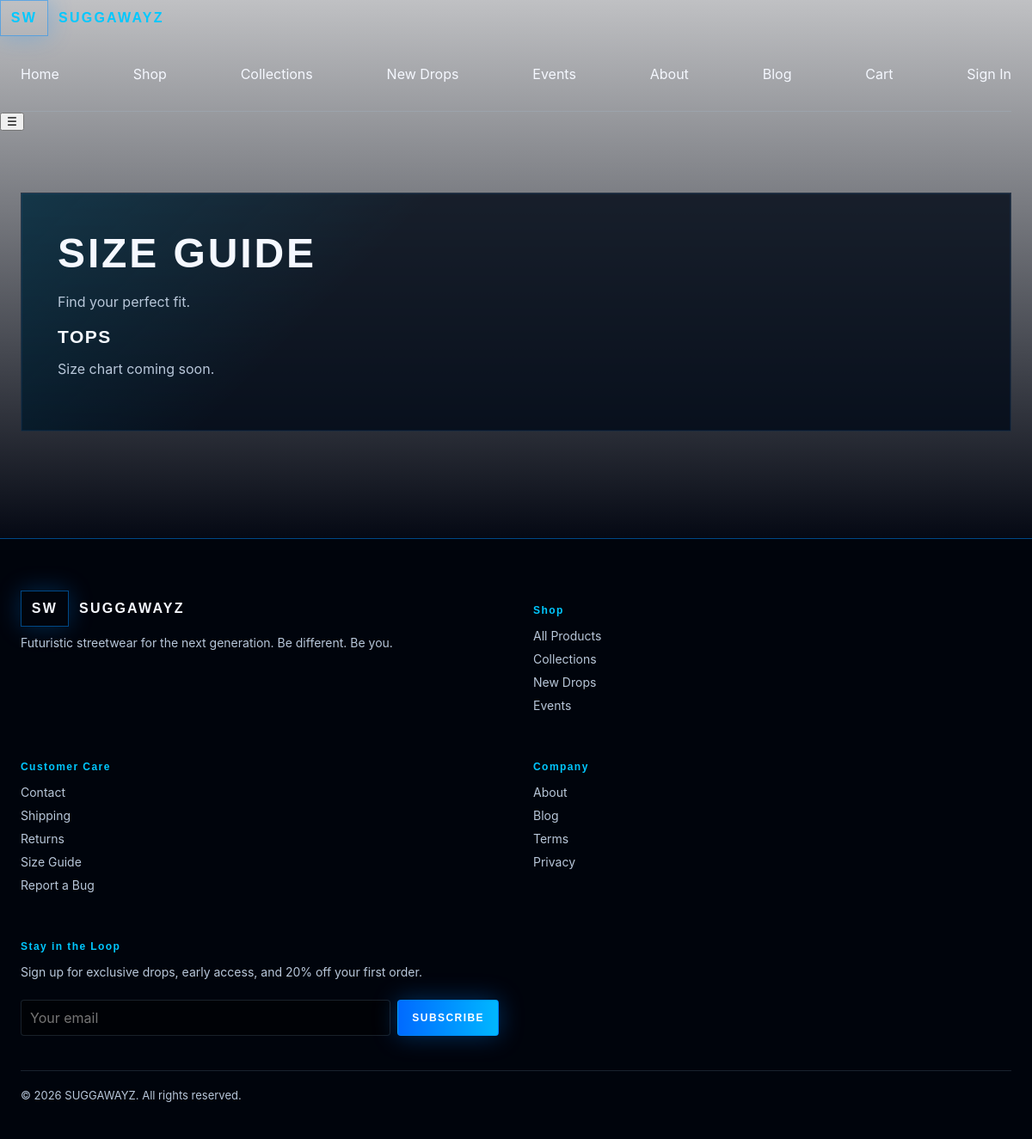
Screenshot of /?page=size-guide with the database file from the repository.
### tables this page shows
CREATE TABLE `site_settings` (
  `id` bigint unsigned NOT NULL AUTO_INCREMENT,
  `setting_key` varchar(120) NOT NULL,
  `setting_value` text,
  `created_at` timestamp NULL DEFAULT CURRENT_TIMESTAMP,
  `updated_at` timestamp NULL DEFAULT CURRENT_TIMESTAMP ON UPDATE CURRENT_TIMESTAMP,
  PRIMARY KEY (`id`),
  UNIQUE KEY `setting_key` (`setting_key`)
);

CREATE TABLE `pages` (
  `id` bigint unsigned NOT NULL AUTO_INCREMENT,
  `title` varchar(180) NOT NULL,
  `slug` varchar(200) NOT NULL,
  `content` longtext NOT NULL,
  `meta_title` varchar(180) DEFAULT NULL,
  `meta_description` varchar(255) DEFAULT NULL,
  `published` tinyint(1) NOT NULL DEFAULT '1',
  `created_at` timestamp NULL DEFAULT CURRENT_TIMESTAMP,
  `updated_at` timestamp NULL DEFAULT CURRENT_TIMESTAMP ON UPDATE CURRENT_TIMESTAMP,
  PRIMARY KEY (`id`),
  UNIQUE KEY `slug` (`slug`)
);

### public/index.php (called while the page is built, shortened)
<?php
$page = $_GET['page'] ?? 'home';
$user = current_user();
switch ($page) {
case 'size-guide':
    $page = db()->query("SELECT * FROM pages WHERE slug = 'size-guide' AND published = 1")->fetch();
    $content = render_static_page($page);
    break;
    ob_start(); ?>
    <?php $content = ob_get_clean();
}
require dirname(__DIR__) . '/app/Views/layouts/main.php';

### app/Helpers/functions.php (called while the page is built, shortened)
<?php
function config(string $key, mixed $default = null): mixed
{
    static $loaded = [];
    $parts = explode('.', $key, 2);
    $file = $parts[0];
    if (!isset($loaded[$file])) {
        $path = dirname(__DIR__, 2) . "/config/{$file}.php";
        $loaded[$file] = file_exists($path) ? require $path : [];
    }
    if (!isset($parts[1])) return $loaded[$file];
    $value = $loaded[$file];
    return $value;
}
function db(): PDO
{
    static $pdo = null;
    if ($pdo) return $pdo;
    $cfg = config('database');
    $pdo = new PDO(
        "mysql:host={$cfg['host']};port={$cfg['port']};dbname={$cfg['database']};charset={$cfg['charset']}",
        $cfg['username'],
        $cfg['password'],
        [
            PDO::ATTR_ERRMODE => PDO::ERRMODE_EXCEPTION,
            PDO::ATTR_DEFAULT_FETCH_MODE => PDO::FETCH_ASSOC,
            PDO::ATTR_EMULATE_PREPARES => false,
        ]
    );
    return $pdo;
}
function e(?string $value): string
{
    return htmlspecialchars((string)$value, ENT_QUOTES, 'UTF-8');
}
function current_user(): ?array
{
    if (empty($_SESSION['user_id'])) return null;
    $stmt = db()->prepare('SELECT * FROM users WHERE id = ? LIMIT 1');
    $stmt->execute([(int)$_SESSION['user_id']]);
    return $stmt->fetch() ?: null;
}
function site_setting(string $key, string $default = ''): string
{
    $stmt = db()->prepare('SELECT setting_value FROM site_settings WHERE setting_key = ?');
    $stmt->execute([$key]);
    $val = $stmt->fetchColumn();
    return $val !== false && $val !== null ? (string)$val : $default;
}

### app/Views/layouts/main.php (the view, shortened to what this page needs)
<?php
$footerTagline = site_setting('footer_tagline', 'Futuristic streetwear for the next generation. Be different. Be you.');
$siteIcon = site_setting('site_icon_text', 'SW');
?><!DOCTYPE html>
<html lang="en">
<head>
  <link rel="stylesheet" href="/assets/css/style.css">
</head>
<body>
  <header class="header">
    <div class="header-inner">
      <a href="/" class="brand">
        <span class="brand-mark"><?= e($siteIcon) ?></span>
        <span>SUGGAWAYZ</span>
      </a>
      <nav class="nav">
        <a href="/">Home</a>
        <a href="/?page=shop">Shop</a>
        <a href="/?page=collections">Collections</a>
        <a href="/?page=new-drops">New Drops</a>
        <a href="/?page=lookbook">Events</a>
        <a href="/?page=about">About</a>
        <a href="/?page=blog">Blog</a>
        <a href="/?page=cart" class="cart-link">Cart <?php if (cart_count() > 0): ?><span class="cart-badge"><?= e((string)cart_count()) ?></span><?php endif; ?></a>
        <?php if ($user): ?>
          <a href="/?page=<?= is_admin($user) ? 'admin' : 'account' ?>" class="nav-account"><?= e($user['full_name'] ?: $user['username']) ?></a>
          <form method="post" class="inline-form" style="margin:0"><input type="hidden" name="action" value="logout"><?= csrf_field() ?><button class="button" style="padding:4px 8px;min-height:auto;font-size:11px">Logout</button></form>
        <?php else: ?>
          <a href="/?page=login" class="nav-account">Sign In</a>
        <?php endif; ?>
      </nav>
      <button class="menu-toggle" aria-label="Menu">☰</button>
    </div>
  </header>
  <main class="main <?= $hero_class ?? '' ?>">
    <?= $content ?? '' ?>
  </main>
  <footer class="footer">
    <div class="footer-inner">
      <div class="footer-grid">
        <div class="footer-col">
          <div class="brand">
            <span class="brand-mark"><?= e($siteIcon) ?></span>
            <span>SUGGAWAYZ</span>
          </div>
          <p><?= e($footerTagline) ?></p>
        </div>
        <div class="footer-col">
          <h4>Shop</h4>
          <a href="/?page=shop">All Products</a>
          <a href="/?page=collections">Collections</a>
          <a href="/?page=new-drops">New Drops</a>
          <a href="/?page=lookbook">Events</a>
        </div>
        <div class="footer-col">
          <h4>Customer Care</h4>
          <a href="/?page=contact">Contact</a>
          <a href="/?page=shipping">Shipping</a>
          <a href="/?page=returns">Returns</a>
          <a href="/?page=size-guide">Size Guide</a>
          <a href="/?page=bug-report">Report a Bug</a>
        </div>
        <div class="footer-col">
          <h4>Company</h4>
          <a href="/?page=about">About</a>
          <a href="/?page=blog">Blog</a>
          <a href="/?page=terms">Terms</a>
          <a href="/?page=privacy">Privacy</a>
        </div>
        <div class="footer-col">
          <h4>Stay in the Loop</h4>
          <p><?= e(site_setting('hero_subscribe', 'Subscribe for exclusive drops and early access.')) ?></p>
          <form method="post" action="/?page=subscribe" class="footer-form">
            <input type="email" name="email" placeholder="Your email" required>
            <button type="submit" class="button primary">Subscribe</button>
          </form>
        </div>
      </div>
      <div class="footer-bottom">
        <p>&copy; <?= date('Y') ?> SUGGAWAYZ. All rights reserved.</p>
      </div>
    </div>
  </footer>
</body>
</html>

### app/Views/render.php (shortened to what this page needs)
    <?php
function render_static_page(?array $page): string
{
    ob_start(); ?>
    <div class="panel static-content">
      <?php if ($page): ?>
        <?= $page['content'] ?>
      <?php else: ?>
        <p>Page not found.</p>
      <?php endif; ?>
    </div>
    <?php
    return ob_get_clean();
}
    ob_start(); ?>

### public/assets/css/style.css (style rules this page uses)
:root { --bg: #020611; --panel: rgba(2, 10, 24, 0.82); --panel-strong: rgba(0, 4, 12, 0.94); --line: rgba(0, 140, 255, 0.5); --line-soft: rgba(178, 218, 255, 0.14); --text: #f5f8ff; --muted: #b8c7d9; --blue: #008cff; --cyan: #00c8ff; --red: #ff4c4c; --green: #00ff88; --orange: #ffaa33; }
* { box-sizing: border-box; }
body { margin: 0; min-width: 320px; font-family: "Inter", Arial, sans-serif; color: var(--text); background: linear-gradient(180deg, rgba(2,6,17,0.25), #020611 48%), url("/assets/img/background.png") center top / cover fixed; }
a { color: inherit; text-decoration: none; }
.nav, main { width: min(1440px, calc(100% - 48px)); margin: 0 auto; }
.nav { min-height: 88px; display: flex; align-items: center; justify-content: space-between; gap: 26px; border-bottom: 1px solid var(--line-soft); }
.brand, .eyebrow, h1, h2, h3, .button, .nav-links { font-family: "Orbitron", Arial, sans-serif; text-transform: uppercase; }
.brand { display: flex; align-items: center; gap: 12px; font-weight: 800; letter-spacing: 0.14em; }
.brand-mark { display: grid; width: 56px; height: 42px; place-items: center; border: 1px solid var(--line); box-shadow: 0 0 28px rgba(0,140,255,0.28); }
.cart-link { position: relative; }
h1, h2, h3, p { margin-top: 0; }
h2 { margin-bottom: 16px; font-size: clamp(30px, 4vw, 52px); letter-spacing: 0.06em; }
h3 { margin-bottom: 12px; font-size: 21px; letter-spacing: 0.07em; }
h4 { font-family: "Orbitron", Arial, sans-serif; letter-spacing: 0.06em; margin-bottom: 12px; }
.button { display: inline-flex; min-height: 50px; align-items: center; justify-content: center; border: 1px solid var(--line); border-radius: 4px; padding: 14px 22px; background: rgba(0,0,0,0.28); color: white; cursor: pointer; font-size: 12px; font-weight: 800; letter-spacing: 0.12em; transition: all 0.2s; }
.button.primary { background: linear-gradient(90deg, #006aff, #00b7ff); box-shadow: 0 0 28px rgba(0,132,255,0.34); }
main { padding: 72px 0 100px; }
.panel, .product-card { position: relative; overflow: hidden; border: 1px solid var(--line-soft); background: var(--panel); box-shadow: inset 0 0 0 1px rgba(0,132,255,0.08); }
.panel { margin-bottom: 24px; padding: clamp(24px, 4vw, 42px); }
.product-card::before, .panel::before { content: ""; position: absolute; inset: 0; pointer-events: none; background: linear-gradient(135deg, rgba(0,200,255,0.14), transparent 34%); }
.product-card > *, .panel > * { position: relative; }
.product-card p, .panel p, .feature-list { color: var(--muted); line-height: 1.65; }
input, textarea, select { width: 100%; border: 1px solid var(--line-soft); border-radius: 4px; padding: 14px; background: rgba(0,0,0,0.42); color: white; font: inherit; }
.footer { border-top: 1px solid var(--line); background: #00040c; padding: 60px 0 30px; }
.footer-inner { width: min(1440px, calc(100% - 48px)); margin: 0 auto; }
.footer-grid { display: grid; grid-template-columns: 1.5fr 1fr 1fr 1fr 1.5fr; gap: 40px; }
.footer-col { display: flex; flex-direction: column; gap: 10px; }
.footer-col h4 { margin-bottom: 4px; font-size: 12px; letter-spacing: 0.12em; color: var(--cyan); }
.footer-col a { color: var(--muted); font-size: 14px; }
.footer-col p { color: var(--muted); font-size: 14px; }
.footer-form { display: flex; gap: 8px; }
.footer-form input { flex: 1; padding: 10px; }
.footer-form .button { padding: 10px 16px; min-height: auto; }
.footer-bottom { display: flex; justify-content: space-between; align-items: center; margin-top: 40px; padding-top: 20px; border-top: 1px solid var(--line-soft); color: var(--muted); font-size: 13px; }
@media (max-width: 1200px) { .footer-grid { grid-template-columns: 1fr 1fr; } }

### rows the page displays
site_settings: setting_value "SW"
pages: content "SIZE GUIDE Find your perfect fit. TOPS Size chart coming soon."
site_settings: setting_value "Futuristic streetwear for the next generation. Be different. Be you."
site_settings: setting_value "Sign up for exclusive drops, early access, and 20% off your first order."
